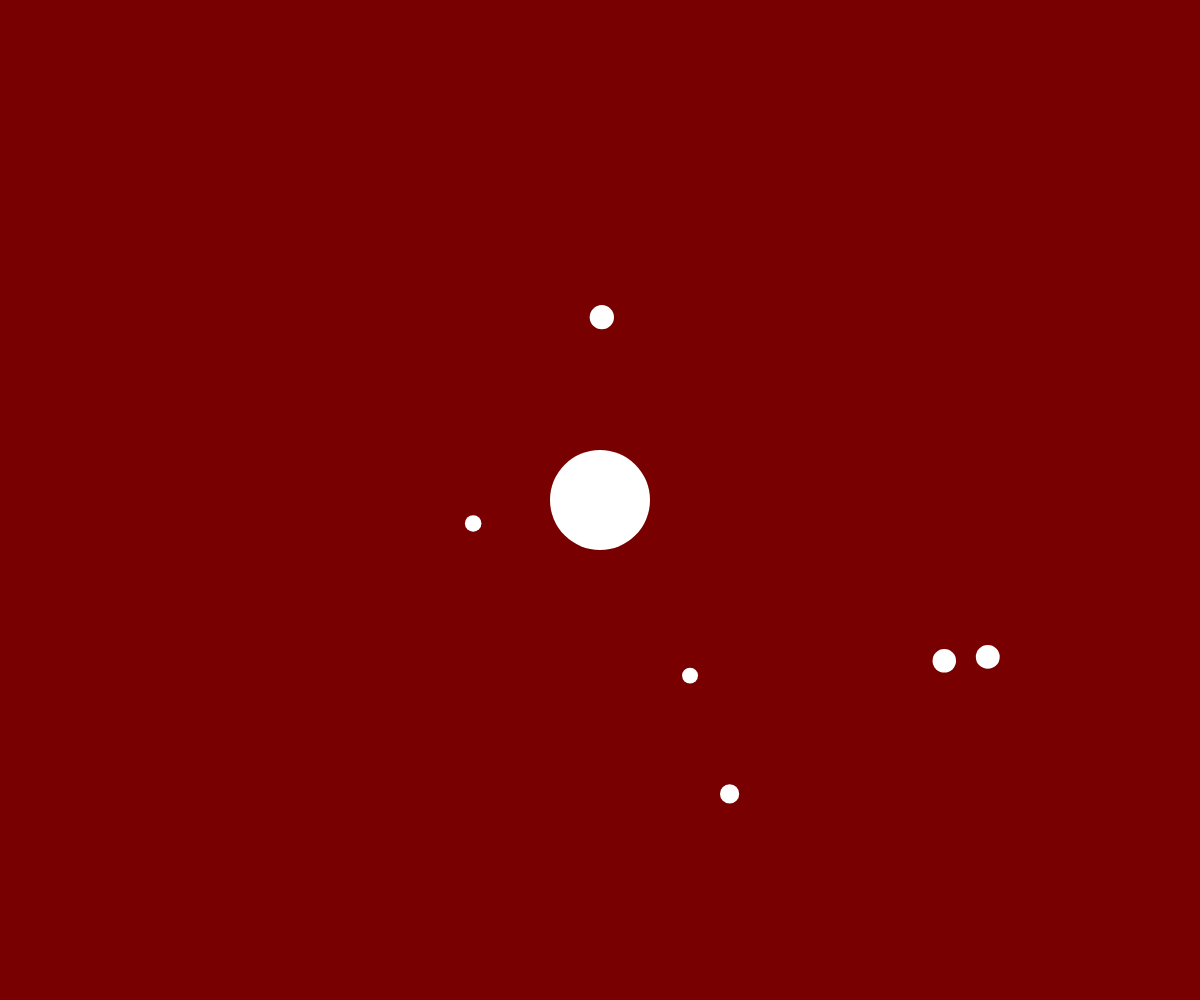
Frame 1 (no input)
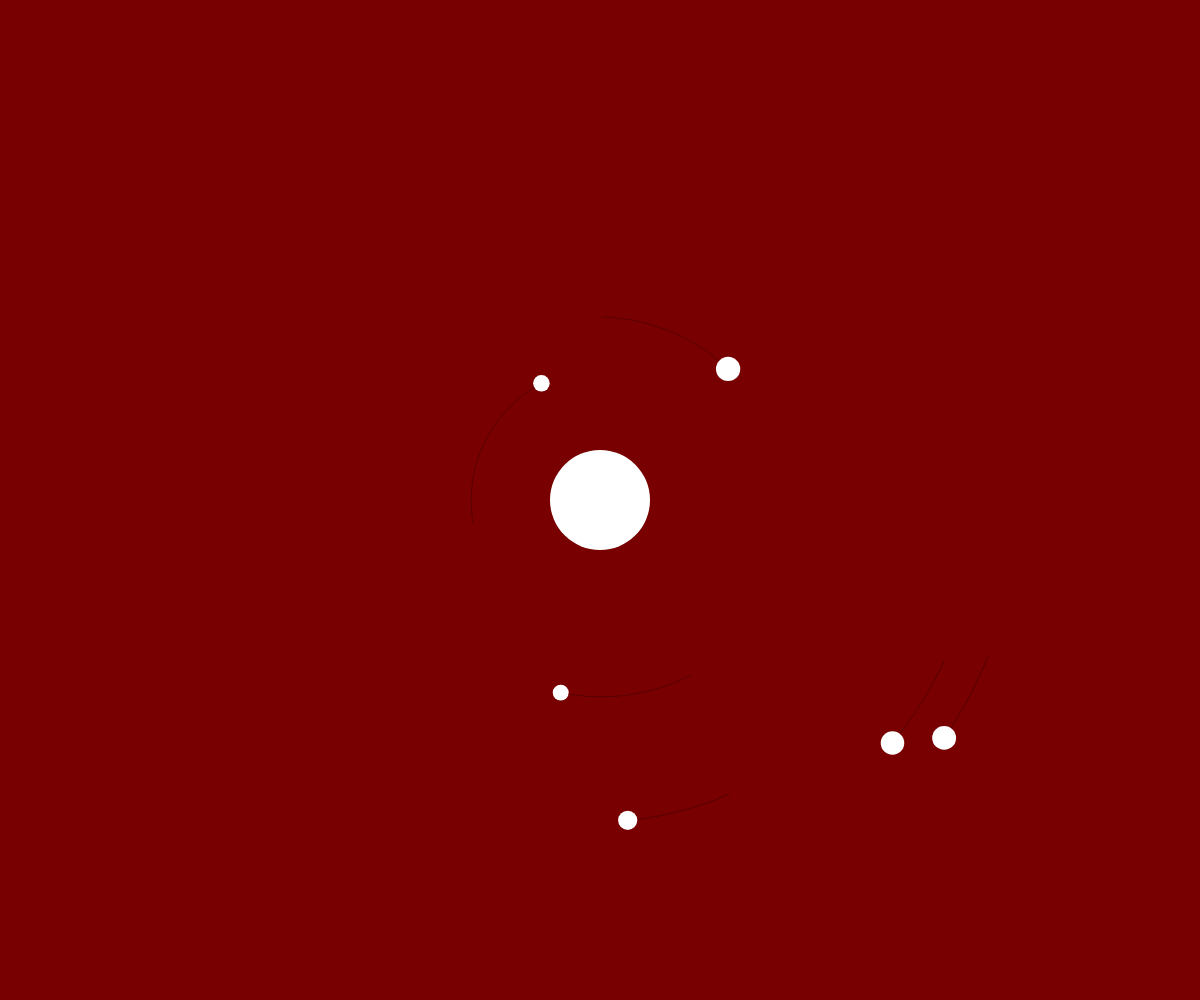
Frame 60 (no input)
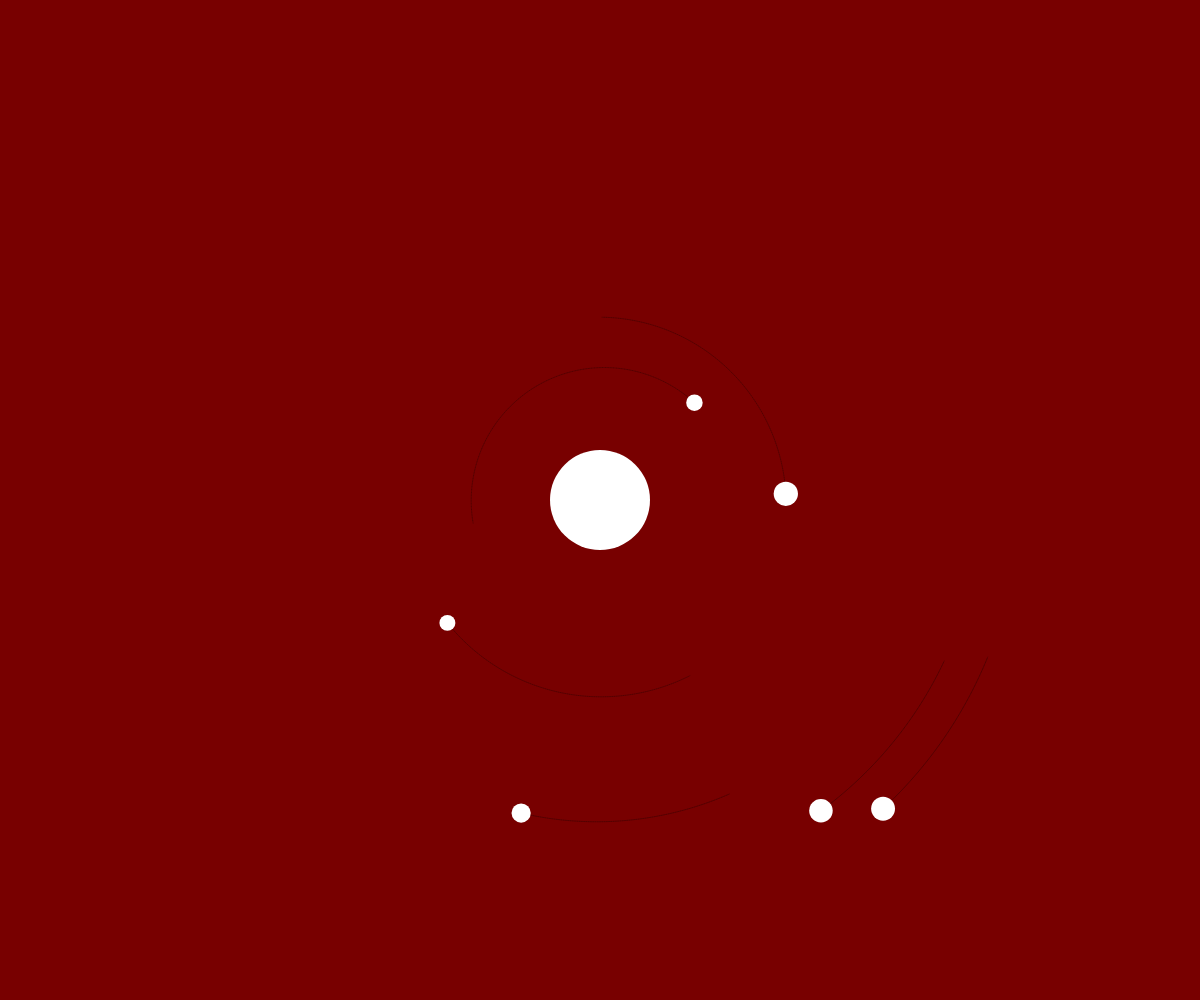
Frame 120 (the mouse pressed at the canvas centre since frame 60)

The p5.js sketch that drew these frames (run headless with seeded random() and noise() and a simulated clock; from frame 60 on, the mouse is pressed at the canvas centre):

// p5.js sketch
// ── sketch.js
let planets = []
let sun
let numPlanets = 6
let G = 20
let destabilise = 0.02

function setup() {
  createCanvas(windowWidth,windowHeight)
  sun = new Body(50,createVector(0,0),createVector(0,0))

    // Initialise the planets
  for (let i = 0; i < numPlanets; i++) {
    let mass = random(5, 15)
    let radius = random(sun.d, min(windowWidth/2,windowHeight/2))
    let angle = random(0, TWO_PI)
    let planetPos = createVector(radius * cos(angle), radius * sin(angle))

    // Find direction of orbit and set velocity
    let planetVel = planetPos.copy()
    if (random(1) < 0.1) planetVel.rotate(-HALF_PI)
    else planetVel.rotate(HALF_PI)  // Direction of orbit
    planetVel.normalize()
    planetVel.mult( sqrt((G * sun.mass)/(radius)) ) // Circular orbit velocity
    planetVel.mult( random( 1-destabilise, 1+destabilise) ) // create elliptical orbit

    planets.push( new Body(mass, planetPos, planetVel) )
  }
}

function draw() {
  background(120,0,0)
  translate(width/2, height/2)
  for (let i = numPlanets-1; i >= 0; i--) {
    sun.attract(planets[i])
    planets[i].move()
    planets[i].show()
  }
  sun.show()
}


function Body(_mass, _pos, _vel){
  this.mass = _mass
  this.pos = _pos
  this.vel = _vel
  this.d = this.mass*2
  this.thetaInit = 0
  this.path = []
  this.pathLen = Infinity

  this.show = function() {
    stroke(0,50)
    for (let i = 0; i < this.path.length-2; i++) {
      line(this.path[i].x, this.path[i].y, this.path[i+1].x, this.path[i+1].y,)
    }
    fill(255); noStroke()
    ellipse(this.pos.x, this.pos.y, this.d, this.d)
  }


  this.move = function() {
    this.pos.x += this.vel.x
    this.pos.y += this.vel.y
    this.path.push(createVector(this.pos.x,this.pos.y))
    if (this.path.length > 200) this.path.splice(0,1)
  }

  this.applyForce = function(f) {
    this.vel.x += f.x / this.mass
    this.vel.y += f.y / this.mass
  }

  this.attract = function(child) {
    let r = dist(this.pos.x, this.pos.y, child.pos.x, child.pos.y)
    let f = (this.pos.copy()).sub(child.pos)
    f.setMag( (G * this.mass * child.mass)/(r * r) )
    child.applyForce(f)
  }

}
